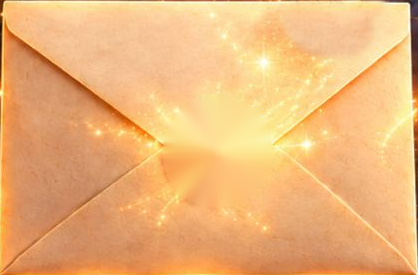
#> input picture env.png, 418 x 275 px
$ python reshape_flap.py
#> lines starting #> are read from the running program, lines starting #| are printed output that depends on the picture; after the words box and inside, x2 and y2 are one past the last pixel; in counts of white or black regions, pixels touching at a corner belong together
"""Apply the customer's five-sided flap outline (2026-10-22)."""
from pathlib import Path
import cv2
import numpy as np
from PIL import Image, ImageDraw
import io, subprocess

A=Path(__file__).resolve().parent.parent/'assets'
for name in ('flap_outer','flap_inner'):
    path=A/(name+'.png')
    if name=='flap_outer':
        im=Image.open(A.parent/'env.png').crop((0,0,418,153)).convert('RGBA')
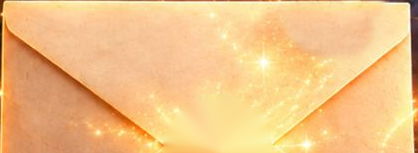
#> im: PIL image 418x153 RGBA; mean R, G, B, A 242.4, 194.5, 133.6, 255
    else:
        im=Image.open(io.BytesIO(subprocess.check_output(['git','show','48e41c7:assets/flap_inner.png'],cwd=A.parent))).convert('RGBA')
    src=np.array(im.resize((836,306)))
    yy,xx=np.mgrid[:380,:836].astype(np.float32)
    sy=yy/380*305
    # Map each horizontal cross-section to the old triangular texture.
    fraction=sy/306
    left=434*fraction
    right=836-(836-434)*fraction
    new_fraction=np.maximum(0,(yy-64)/316)
    new_left=434*new_fraction
    new_right=836-(836-434)*new_fraction
    sx=left+(xx-new_left)/np.maximum(1,new_right-new_left)*(right-left)
    sx=np.clip(sx,left+2,np.maximum(left+2,right-3)).astype(np.float32)
    rgb=cv2.remap(src[:,:,:3],sx,sy.astype(np.float32),cv2.INTER_LINEAR,borderMode=cv2.BORDER_REPLICATE)
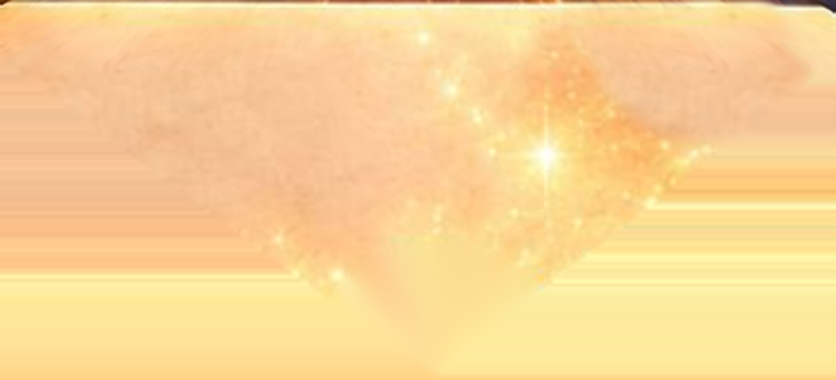
#> rgb: shape (380, 836, 3); mean R, G, B 250.2, 212.3, 148.7
    alpha=Image.new('L',(3344,1520))
#> alpha: PIL image 3344x1520 L; every value is 0
    ImageDraw.Draw(alpha).polygon([(0,0),(3344,0),(3344,256),(1736,1520),(0,256)],fill=255)
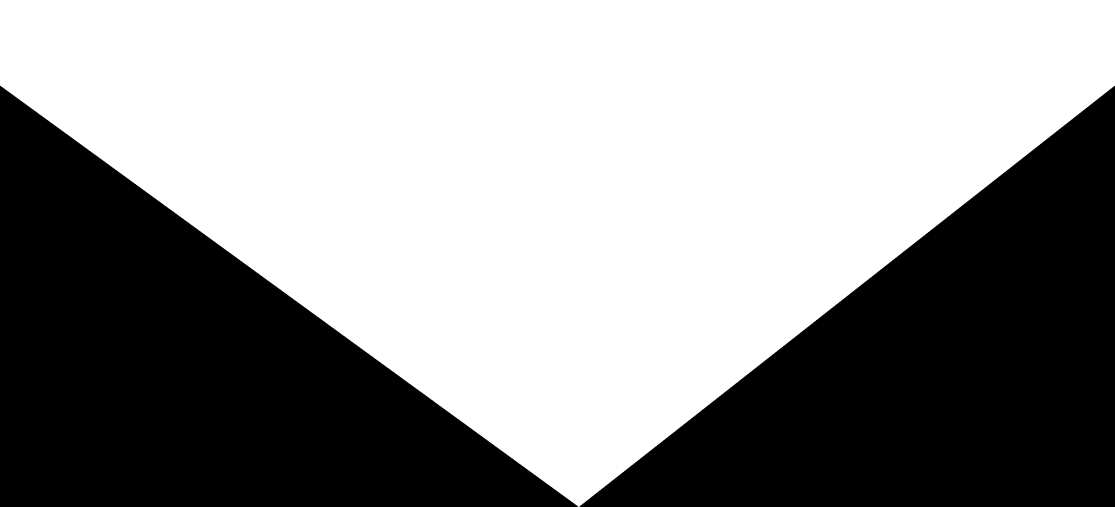
#> alpha: PIL image 3344x1520 L (shown at 1/3 size); 58.5% white; 2 black regions, box (x1, y1, x2, y2) and area: (0, 257, 1735, 1520) 1096288, (1738, 258, 3344, 1520) 1014193
    result=Image.fromarray(rgb).convert('RGBA')
    result.putalpha(alpha.resize((836,380),Image.Resampling.LANCZOS))
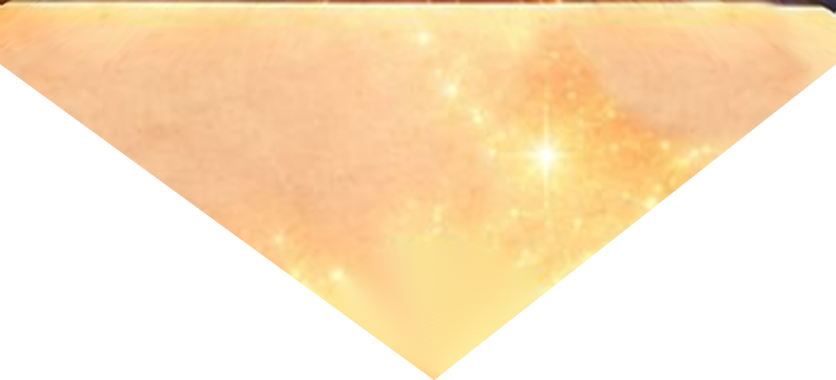
#> result: PIL image 836x380 RGBA; mean R, G, B, A 250.2, 212.3, 148.7, 149.1; transparent parts drawn white
#> (the run stopped early here; a loop or call above may not have finished)
